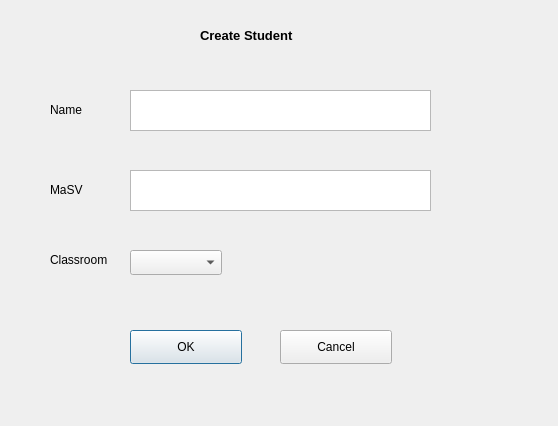
<?xml version="1.0" encoding="UTF-8"?>
<ui version="4.0">
 <class>Dialog</class>
 <widget class="QDialog" name="Dialog">
  <property name="geometry">
   <rect>
    <x>0</x>
    <y>0</y>
    <width>558</width>
    <height>426</height>
   </rect>
  </property>
  <property name="windowTitle">
   <string>Dialog</string>
  </property>
  <widget class="QLabel" name="label">
   <property name="geometry">
    <rect>
     <x>200</x>
     <y>10</y>
     <width>191</width>
     <height>51</height>
    </rect>
   </property>
   <property name="font">
    <font>
     <pointsize>10</pointsize>
     <weight>75</weight>
     <bold>true</bold>
    </font>
   </property>
   <property name="text">
    <string>Create Student</string>
   </property>
  </widget>
  <widget class="QLabel" name="label_2">
   <property name="geometry">
    <rect>
     <x>50</x>
     <y>100</y>
     <width>68</width>
     <height>19</height>
    </rect>
   </property>
   <property name="text">
    <string>Name</string>
   </property>
  </widget>
  <widget class="QTextEdit" name="name">
   <property name="geometry">
    <rect>
     <x>130</x>
     <y>90</y>
     <width>301</width>
     <height>41</height>
    </rect>
   </property>
  </widget>
  <widget class="QLabel" name="label_3">
   <property name="geometry">
    <rect>
     <x>50</x>
     <y>180</y>
     <width>68</width>
     <height>19</height>
    </rect>
   </property>
   <property name="text">
    <string>MaSV</string>
   </property>
  </widget>
  <widget class="QTextEdit" name="masv">
   <property name="geometry">
    <rect>
     <x>130</x>
     <y>170</y>
     <width>301</width>
     <height>41</height>
    </rect>
   </property>
  </widget>
  <widget class="QLabel" name="label_4">
   <property name="geometry">
    <rect>
     <x>50</x>
     <y>250</y>
     <width>68</width>
     <height>19</height>
    </rect>
   </property>
   <property name="text">
    <string>Classroom</string>
   </property>
  </widget>
  <widget class="QComboBox" name="cbClassroom">
   <property name="geometry">
    <rect>
     <x>130</x>
     <y>250</y>
     <width>92</width>
     <height>25</height>
    </rect>
   </property>
  </widget>
  <widget class="QPushButton" name="btnOK">
   <property name="geometry">
    <rect>
     <x>130</x>
     <y>330</y>
     <width>112</width>
     <height>34</height>
    </rect>
   </property>
   <property name="text">
    <string>OK</string>
   </property>
  </widget>
  <widget class="QPushButton" name="btnCancel">
   <property name="geometry">
    <rect>
     <x>280</x>
     <y>330</y>
     <width>112</width>
     <height>34</height>
    </rect>
   </property>
   <property name="text">
    <string>Cancel</string>
   </property>
  </widget>
 </widget>
 <resources/>
 <connections/>
</ui>
